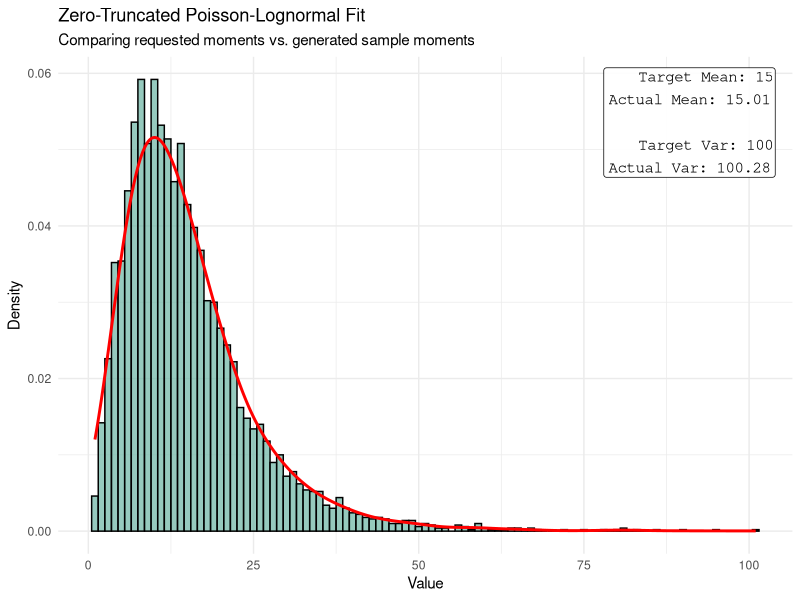

The R script that drew this image:
## ---- chunk 1
library(tidyverse)
library(stats)

rztpoilog <- function(n, mean, var, verbose = FALSE) {
  
  # 1. Moment Calculation Logic
  # We need to solve for mu and sigma such that the theoretical ZT moments match inputs.
  obj_fun <- function(par) {
    mu <- par[1]
    sigma <- par[2]
    
    # Validation: sigma must be positive
    if (sigma <= 0) return(1e9)
    
    # Calculate p0 (Probability of zero) via numerical integration
    # Integral of: P(Y=0 | lambda) * PDF(lambda)
    # P(Y=0 | lambda) = exp(-lambda) = exp(-exp(x)) where x is normal
    p0_res <- tryCatch(
      integrate(function(x) exp(-exp(x)) * dnorm(x, mu, sigma), 
                lower = mu - 10*sigma, upper = mu + 10*sigma),
      error = function(e) list(value = NA)
    )
    p0 <- p0_res$value
    
    if (is.na(p0) || p0 >= 1 || p0 < 0) return(1e9)
    
    # --- FIX IS HERE ---
    # Theoretical Moments of the UNTRUNCATED Poisson-Lognormal
    # E[Y] = E[Lambda]
    m1_untrunc <- exp(mu + 0.5 * sigma^2)
    
    # E[Y^2] = E[Lambda] + E[Lambda^2]  <-- The + E[Lambda] was missing before
    m2_untrunc <- m1_untrunc + exp(2 * mu + 2 * sigma^2)
    
    # Theoretical Moments of the ZERO-TRUNCATED distribution
    # E[Z] = E[Y] / (1 - p0)
    mean_zt <- m1_untrunc / (1 - p0)
    
    # E[Z^2] = E[Y^2] / (1 - p0)
    m2_zt <- m2_untrunc / (1 - p0)
    
    # Var(Z) = E[Z^2] - (E[Z])^2
    var_zt <- m2_zt - (mean_zt^2)
    
    # Objective: Squared Error
    return((mean_zt - mean)^2 + (var_zt - var)^2)
  }
  
  # 2. Optimization
  # Initial guesses are critical.
  # We guess sigma=0.5 (moderate dispersion) and approximate mu from log(mean)
  start_par <- c(log(mean) - 0.1, 0.5)
  
  # L-BFGS-B allows bounds to keep sigma positive
  opt <- optim(
    par = start_par, 
    fn = obj_fun, 
    method = "L-BFGS-B",
    lower = c(-Inf, 0.001), 
    upper = c(Inf, Inf)
  )
  
  est_mu <- opt$par[1]
  est_sigma <- opt$par[2]
  
  if (verbose) {
    cat(sprintf("Optimization:\n  Target Mean: %.2f, Target Var: %.2f\n  Found Mu: %.4f, Sigma: %.4f\n", 
                mean, var, est_mu, est_sigma))
  }

  # 3. Generation (Rejection Sampling)
  draws <- numeric(n)
  count <- 0
  
  while (count < n) {
    needed <- n - count
    batch_size <- ceiling(needed * 1.5) 
    
    # Draw Lambda from LogNormal
    lambdas <- rlnorm(batch_size, est_mu, est_sigma)
    
    # Draw Counts from Poisson
    # Note: Using rpois vectorization 
    candidates <- rpois(batch_size, lambdas)
    
    # Filter Zeros
    valid <- candidates[candidates > 0]
    
    n_valid <- length(valid)
    if (n_valid > 0) {
      take <- min(n_valid, needed)
      draws[(count + 1):(count + take)] <- valid[1:take]
      count <- count + take
    }
  }
  
  return(draws)
}
## ---- chunk 2
# --- PARAMETERS ---
target_n    <- 5000
target_mean <- 15
target_var  <- 100 # Try changing this to see the fit adapt

# --- RUN ---
set.seed(123)
sample_vals <- rztpoilog(target_n, target_mean, target_var, verbose = TRUE)

# --- PLOT ---
actual_mean <- mean(sample_vals)
actual_var  <- var(sample_vals)

# Create stats label for top-right corner
label_text <- paste0(
  "Target Mean: ", target_mean, "\n",
  "Actual Mean: ", round(actual_mean, 2), "\n\n",
  "Target Var: ", target_var, "\n",
  "Actual Var: ", round(actual_var, 2)
)

ggplot(data.frame(x = sample_vals), aes(x = x)) +
  geom_histogram(aes(y = after_stat(density)), binwidth = 1, 
                 fill = "#69b3a2", color = "black", alpha = 0.7) +
  geom_density(color = "red", linewidth = 1, adjust = 2) +
  annotate("label", x = Inf, y = Inf, label = label_text, 
           hjust = 1.1, vjust = 1.1, size = 4, 
           fill = "white", alpha = 0.9, family = "mono") +
  labs(
    title = "Zero-Truncated Poisson-Lognormal Fit",
    subtitle = "Comparing requested moments vs. generated sample moments",
    x = "Value",
    y = "Density"
  ) +
  theme_minimal()
## ---- chunk 3
ztpln_feasible_vec <- function(mean, var) {
  tibble(
    mean = mean,
    var = var,
    lower_bound = mean - 1,
    feasible = mean > 1 & var >= (mean - 1)
  )
}

ztpln_feasible_vec(seq(1, 3, 0.1), seq(1, 3, 0.1))
